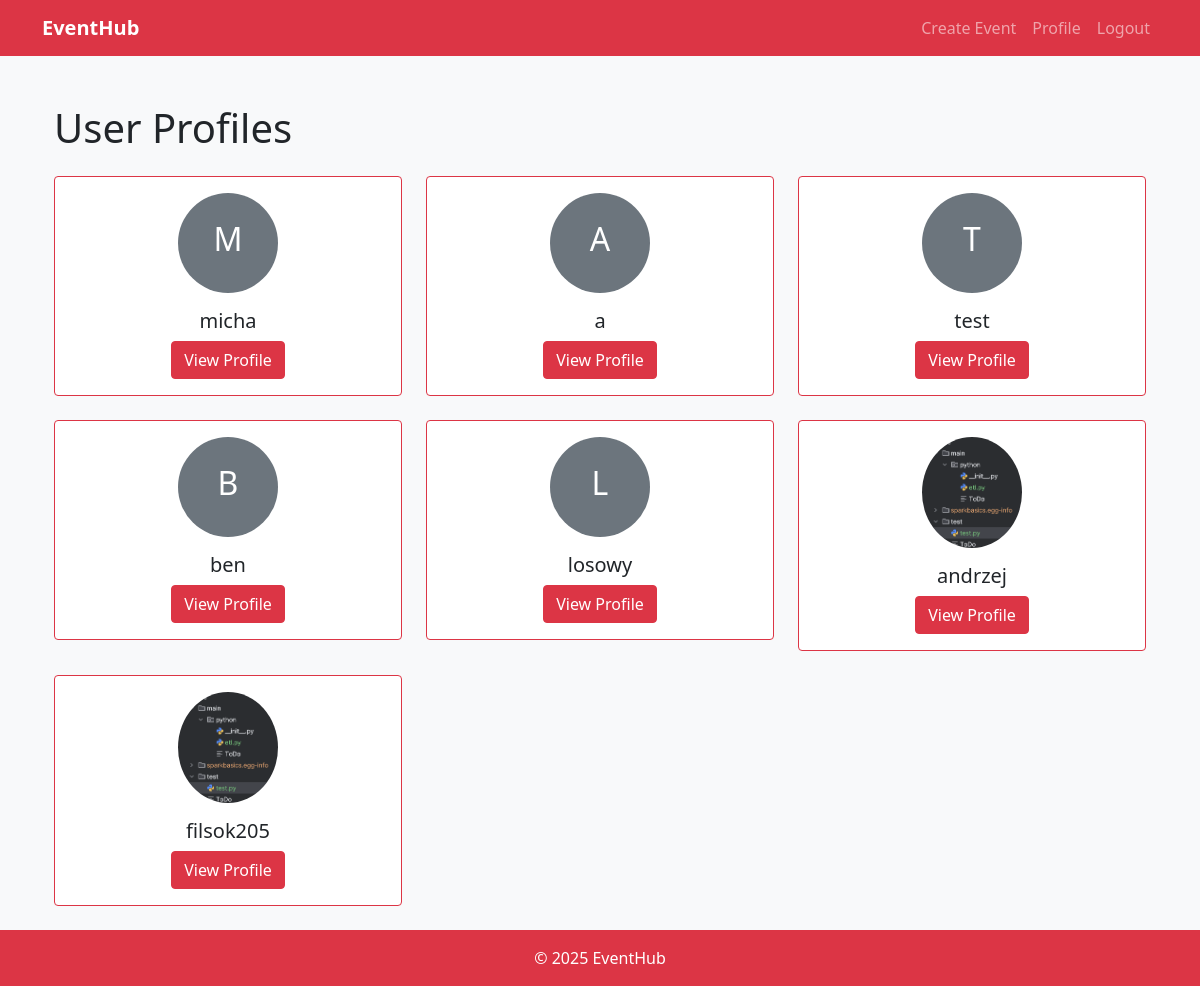
Page /users/profiles/ (signed in) on the committed database.
### usersapp/models.py (models this page shows, shortened)
class Profile(models.Model):
    user = models.OneToOneField(User, on_delete=models.CASCADE)
    profile_picture = models.ImageField(upload_to='profile_pictures/', null=True, blank=True)
    bio = models.TextField(max_length=500, null=True, blank=True)
    location = models.CharField(max_length=100, null=True, blank=True)
    website = models.URLField(max_length=200, null=True, blank=True)

### usersapp/views.py (the view)
# urls.py: path('profiles/', views.all_profile_view, name='profiles'),
@login_required
def all_profile_view(request):
    profiles = Profile.objects.all()
    return render(request, 'usersapp/profiles.html', {'profiles': profiles})

### usersapp/templates/usersapp/profiles.html
{% extends "base.html" %}
{% block content %}
<div class="container">
    <h1 class="mb-4">User Profiles</h1>
    <div class="row g-4">
        {% for profile in profiles %}
            <div class="col-md-4">
                <div class="card border-danger">
                    <div class="card-body text-center">
                        {% if profile.profile_picture %}
                            <img src="{{ profile.profile_picture.url }}"
                                 alt="{{ profile.user.username }}'s profile picture"
                                 class="rounded-circle img-fluid mb-3"
                                 style="max-width: 100px;">
                        {% else %}
                            <div class="bg-secondary text-white rounded-circle d-flex align-items-center justify-content-center mx-auto mb-3"
                                 style="width: 100px; height: 100px;">
                                <span class="h2">{{ profile.user.username|make_list|first|upper }}</span>
                            </div>
                        {% endif %}
                        <h5 class="card-title">{{ profile.user.username }}</h5>
                        <a href="{% url 'usersapp:profile' profile.user.username %}"
                           class="btn btn-danger">View Profile</a>
                    </div>
                </div>
            </div>
        {% empty %}
            <div class="col-12">
                <div class="alert alert-info">No profiles found.</div>
            </div>
        {% endfor %}
    </div>
</div>
{% endblock %}

### rows in the picture
Profile: user.username|make_list "M", user.username "micha"
Profile: user.username|make_list "A", user.username "a"
Profile: user.username|make_list "T", user.username "test"
Profile: user.username|make_list "B", user.username "ben"
Profile: user.username|make_list "L", user.username "losowy"
Profile: profile_picture (picture), user.username "andrzej"
Profile: profile_picture (picture), user.username "filsok205"
